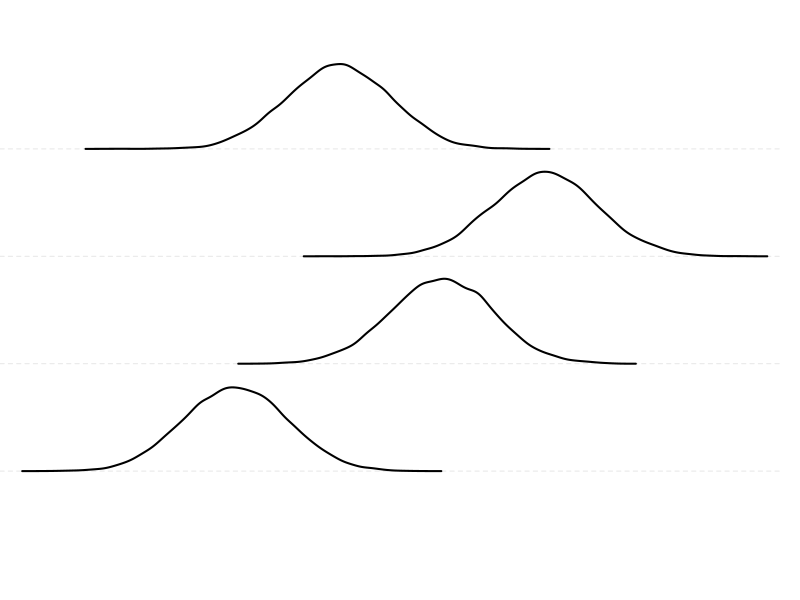
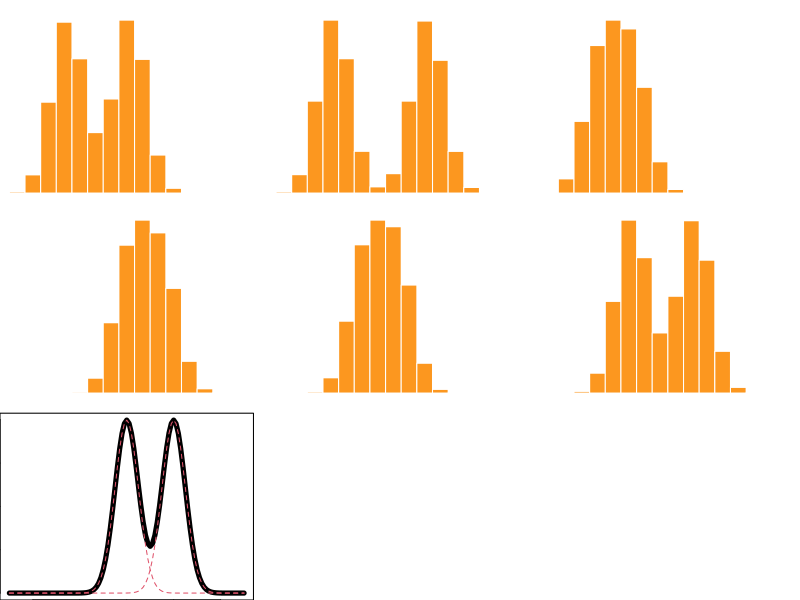

The R source for these figures, in order:
set.seed(1)
par(mar = c(0,0,1,1))
n <- 1e4
n.k <- 4
means <- sample(1:n.k)
sds <- rep(0.5, n.k)
plot(NA,NA, xlim = c(1 - max(sds) * 4, n.k + max(sds) * 4), ylim = c(0, n.k + 1), ann = F, axes = F)
abline(h = 1:n.k, lty = 2, col = gray(.90))
out <- sapply (1:n.k, function(k) {
  y <- rnorm(n, mean = means[k], sd = sds[k])
  y.pdens <- density(y)
  lines(y.pdens$x, y.pdens$y + k, lwd = 2)
  return(y)
})


x.scale <- range(out)
par(mfrow=c(3,3))
for( i in 1:4) {
  for (j in 1:4) {
    if (j > i) {
      x <- out[,c(i, j)]
      hist(x, breaks = seq(x.scale[1], x.scale[2]+1, by = 0.5), 
        , col = rgb(247,148,30, maxColorValue = 250), border = "white", ann =F, axes = F)
      #abline(v = apply(x, 2, mean), lwd = 2)
    }
  }
}

curve(dnorm(x, sd = 0.5) + dnorm(x, mean = 2, sd = 0.5), from = -5, to = 5, lwd = 5)
curve(dnorm(x, sd = 0.5), from = -5, to = 5, col = 2, add = T, lty = 2)
curve(dnorm(x, mean = 2, sd = 0.5), from = -5, to = 5, col = 2, add = T, lty = 2)
